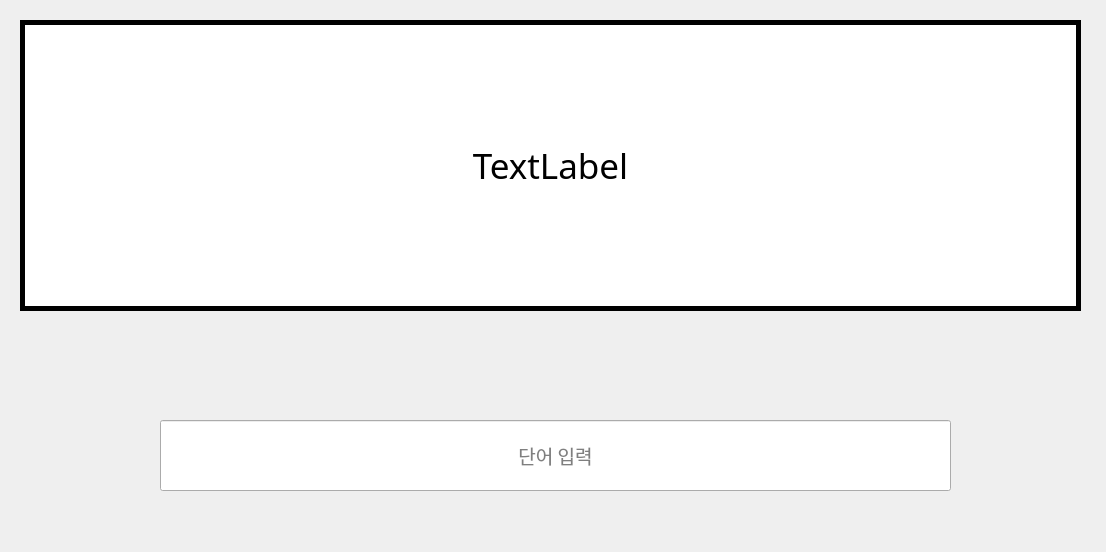
<?xml version="1.0" encoding="UTF-8"?>
<ui version="4.0">
 <class>Dialog</class>
 <widget class="QDialog" name="Dialog">
  <property name="geometry">
   <rect>
    <x>0</x>
    <y>0</y>
    <width>1106</width>
    <height>552</height>
   </rect>
  </property>
  <property name="windowTitle">
   <string>Dialog</string>
  </property>
  <widget class="QLabel" name="label">
   <property name="geometry">
    <rect>
     <x>20</x>
     <y>20</y>
     <width>1061</width>
     <height>291</height>
    </rect>
   </property>
   <property name="font">
    <font>
     <family>맑은 고딕</family>
     <pointsize>26</pointsize>
     <weight>50</weight>
     <bold>false</bold>
    </font>
   </property>
   <property name="autoFillBackground">
    <bool>false</bool>
   </property>
   <property name="styleSheet">
    <string notr="true">background-color: #FFFFFF;
border-style: solid;
border-width: 5px;</string>
   </property>
   <property name="text">
    <string>TextLabel</string>
   </property>
   <property name="scaledContents">
    <bool>false</bool>
   </property>
   <property name="alignment">
    <set>Qt::AlignCenter</set>
   </property>
   <property name="wordWrap">
    <bool>false</bool>
   </property>
  </widget>
  <widget class="QLineEdit" name="lineEdit">
   <property name="geometry">
    <rect>
     <x>160</x>
     <y>420</y>
     <width>791</width>
     <height>71</height>
    </rect>
   </property>
   <property name="font">
    <font>
     <family>맑은 고딕</family>
     <pointsize>14</pointsize>
     <weight>50</weight>
     <bold>false</bold>
    </font>
   </property>
   <property name="text">
    <string/>
   </property>
   <property name="frame">
    <bool>true</bool>
   </property>
   <property name="alignment">
    <set>Qt::AlignCenter</set>
   </property>
   <property name="dragEnabled">
    <bool>true</bool>
   </property>
   <property name="placeholderText">
    <string>단어 입력</string>
   </property>
   <property name="cursorMoveStyle">
    <enum>Qt::LogicalMoveStyle</enum>
   </property>
   <property name="clearButtonEnabled">
    <bool>true</bool>
   </property>
  </widget>
 </widget>
 <resources/>
 <connections/>
</ui>
